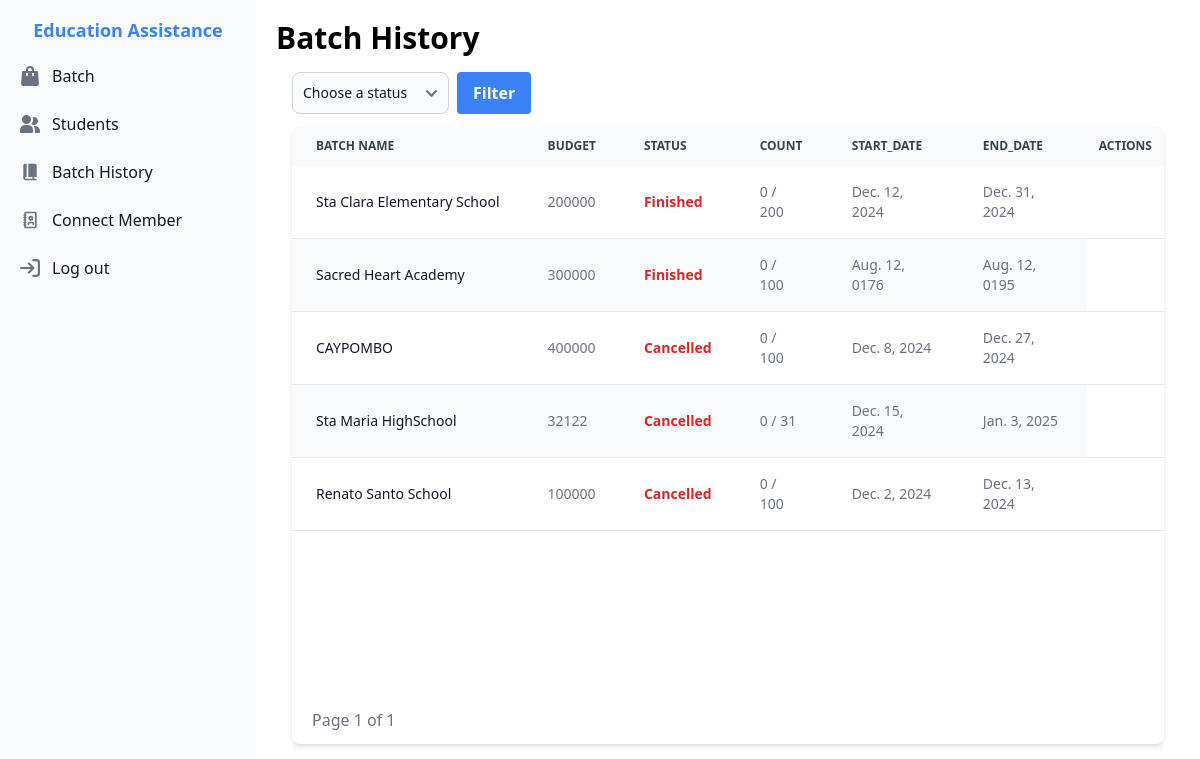
The app's page /batch/history/ (signed in) with its own data.
### EducationalAssistance/models.py (models this page shows, shortened)
class Batch(models.Model):
    batch_id = models.AutoField(primary_key=True)
    batch_name = models.CharField(max_length=255)
    start_date = models.DateField()
    end_date = models.DateField()
    status = models.CharField(max_length=255, choices=StatusChoices.choices, default=StatusChoices.Open)
    budget = models.IntegerField()
    limit = models.IntegerField()
    current_count = models.IntegerField(default=0)
    created_by = models.ForeignKey(User, on_delete=models.CASCADE, related_name="batches")

### Batch/views.py (the view)
# urls.py: path('history/', views.BatchHistory, name='BatchHistory'),
@login_required
def BatchHistory(request):
    user = request.user
    if request.method == 'POST':
        batches = Batch.objects.filter(status=request.POST['status'], created_by=user)
    else:
        batches = Batch.objects.filter(status__in=[StatusChoices.Finished, StatusChoices.Cancelled], created_by=user)
    page = request.GET.get('page', 1)
    paginator = Paginator(batches, 10)
    try:
        batches = paginator.page(page)
    except PageNotAnInteger:
        batches = paginator.page(1)
    except EmptyPage:
        batches = paginator.page(paginator.num_pages)
    return render(request, 'batch/batchHistory.html', {'batches': batches })

### templates/batch/batchHistory.html (shortened to what this page needs)
{% extends 'index.html' %}
{% block content %}
<div class="container p-5">
    <div class="flex w-full justify-start">
        <h1 class="font-bold text-xl md:text-3xl">
            Batch History
        </h1>
    </div>
    <div class="p-4">
        <header class="flex justify-start mb-3">
            <form action="" method="post" class="flex gap-2">
                <select name="status" id="status" class="bg-gray-50 border border-gray-300 text-gray-900 text-sm rounded-lg focus:ring-blue-500 focus:border-blue-500 block w-full p-2.5 dark:bg-gray-700 dark:border-gray-600 dark:placeholder-gray-400 dark:text-white dark:focus:ring-blue-500 dark:focus:border-blue-500">
                  <option selected>Choose a status</option>
                </select>
                <button type="submit" class="bg-blue-500 hover:bg-blue-700 text-white font-bold py-2 px-4 rounded focus:outline-none focus:shadow-outline">
                    Filter
                </button>
            </form>
        </header>
        <div class="relative overflow-x-auto shadow-md sm:rounded-lg">
            <div class="min-h-[570px]">
                <table class="w-full text-sm text-left rtl:text-right text-gray-500 dark:text-gray-400">
                    <thead class="text-xs text-gray-700 uppercase bg-gray-50 dark:bg-gray-700 dark:text-gray-400">
                        <tr>
                            <th scope="col" class="px-6 py-3">
                                Batch name
                            </th>
                            <th scope="col" class="px-6 py-3">
                                budget
                            </th>
                            <th scope="col" class="px-6 py-3">
                                status
                            </th>
                            <th scope="col" class="px-6 py-3">
                                count
                            </th>
                            <th scope="col" class="px-6 py-3">
                                start_date
                            </th>
                            <th scope="col" class="px-6 py-3">
                                end_date
                            </th>
                            <th scope="col" class="px-3 py-3">
                                Actions
                            </th>
                        </tr>
                    </thead>
                    <tbody>
                        {% for batch in batches %}
                            <tr class="h-[52.5px] odd:bg-white odd:dark:bg-gray-900 even:bg-gray-50 even:dark:bg-gray-800 border-b dark:border-gray-700">
                                <th scope="row" class="px-6 py-4 font-medium text-gray-900 whitespace-nowrap dark:text-white">
                                    {{ batch.batch_name }}
                                </th>
                                <td class="px-6 py-4">
                                    {{ batch.budget }}
                                </td>
                                <td class="px-6 py-4 font-semibold {% if batch.status == 'Open' %} text-green-600 {% else %} text-red-600 {% endif %}">
                                    {{ batch.status }}
                                </td>
                                <td class="px-6 py-4">
                                    {{ batch.current_count }} / {{ batch.limit }}
                                </td>
                                <td class="px-6 py-4">
                                    {{ batch.start_date }}
                                </td>
                                <td class="px-6 py-4">
                                    {{ batch.end_date }}
                                </td>
                            </tr>
                        {% endfor %}
                    </tbody>
                </table>
            </div>
            <div class="pagination">
                <span class="step-links flex gap-3 items-center py-3 px-5">
                    <span class="font-medium text-gray-500 dark:text-gray-400">
                        Page {{ batches.number }} of {{ batches.paginator.num_pages }}
                    </span>
                </span>
            </div>
        </div>
    </div>
</div>
{% endblock %}

### records on screen
Batch: batch_name "Sta Clara Elementary School", budget "200000", status "Finished", current_count "0", limit "200", start_date "Dec. 12, 2024", end_date "Dec. 31, 2024"
Batch: batch_name "Sacred Heart Academy", budget "300000", status "Finished", current_count "0", limit "100", start_date "Aug. 12, 0176", end_date "Aug. 12, 0195"
Batch: batch_name "CAYPOMBO", budget "400000", status "Cancelled", current_count "0", limit "100", start_date "Dec. 8, 2024", end_date "Dec. 27, 2024"
Batch: batch_name "Sta Maria HighSchool", budget "32122", status "Cancelled", current_count "0", limit "31", start_date "Dec. 15, 2024", end_date "Jan. 3, 2025"
Batch: batch_name "Renato Santo School", budget "100000", status "Cancelled", current_count "0", limit "100", start_date "Dec. 2, 2024", end_date "Dec. 13, 2024"

### other values on screen
{{ batches.number }} "1"
{{ batches.paginator.num_pages }} "1"
